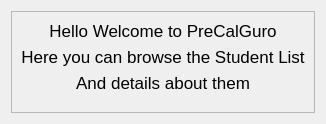
               <widget class="QWidget" name="page_6">
                <layout class="QVBoxLayout" name="verticalLayout_17">
                 <item alignment="Qt::AlignHCenter|Qt::AlignVCenter">
                  <widget class="QFrame" name="frame_12">
                   <property name="font">
                    <font>
                     <family>MS Sans Serif</family>
                    </font>
                   </property>
                   <property name="frameShape">
                    <enum>QFrame::StyledPanel</enum>
                   </property>
                   <property name="frameShadow">
                    <enum>QFrame::Raised</enum>
                   </property>
                   <layout class="QVBoxLayout" name="verticalLayout_22">
                    <item>
                     <widget class="QLabel" name="label_13">
                      <property name="sizePolicy">
                       <sizepolicy hsizetype="Preferred" vsizetype="Preferred">
                        <horstretch>0</horstretch>
                        <verstretch>0</verstretch>
                       </sizepolicy>
                      </property>
                      <property name="minimumSize">
                       <size>
                        <width>0</width>
                        <height>0</height>
                       </size>
                      </property>
                      <property name="font">
                       <font>
                        <pointsize>13</pointsize>
                       </font>
                      </property>
                      <property name="text">
                       <string>Hello Welcome to PreCalGuro</string>
                      </property>
                      <property name="alignment">
                       <set>Qt::AlignCenter</set>
                      </property>
                     </widget>
                    </item>
                    <item>
                     <widget class="QLabel" name="label_19">
                      <property name="sizePolicy">
                       <sizepolicy hsizetype="Preferred" vsizetype="Preferred">
                        <horstretch>0</horstretch>
                        <verstretch>0</verstretch>
                       </sizepolicy>
                      </property>
                      <property name="minimumSize">
                       <size>
                        <width>0</width>
                        <height>0</height>
                       </size>
                      </property>
                      <property name="font">
                       <font>
                        <pointsize>13</pointsize>
                       </font>
                      </property>
                      <property name="text">
                       <string>Here you can browse the Student List</string>
                      </property>
                      <property name="alignment">
                       <set>Qt::AlignCenter</set>
                      </property>
                     </widget>
                    </item>
                    <item>
                     <widget class="QLabel" name="label_44">
                      <property name="font">
                       <font>
                        <pointsize>13</pointsize>
                       </font>
                      </property>
                      <property name="styleSheet">
                       <string notr="true">margin-bottom: 10px</string>
                      </property>
                      <property name="text">
                       <string>And details about them</string>
                      </property>
                      <property name="alignment">
                       <set>Qt::AlignCenter</set>
                      </property>
                     </widget>
                    </item>
                   </layout>
                  </widget>
                 </item>
                </layout>
               </widget>
